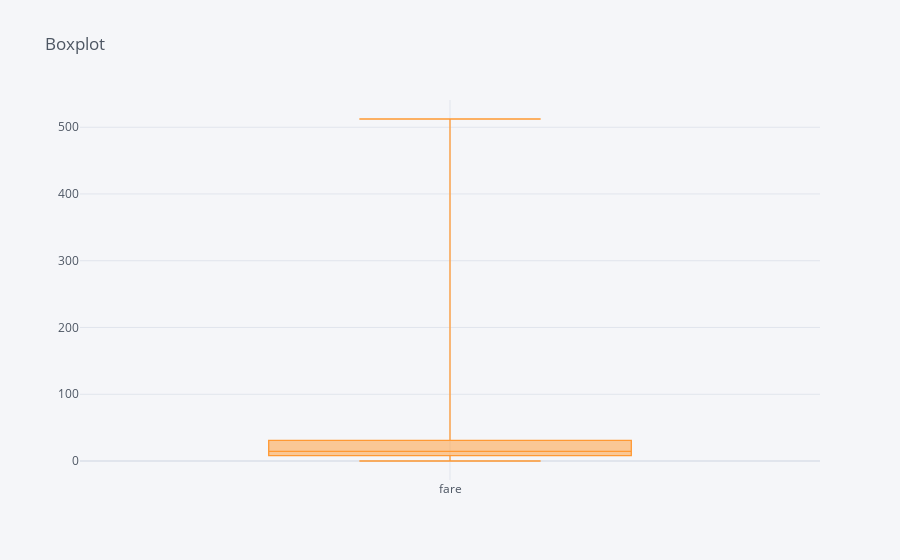

The cell this chart's notebook holds for it:
### Code cell
total_data['fare'].iplot(kind='box', x='fare', y='Value', title='Boxplot')

### Figure 1 — Plotly figure (JSON) as saved in the notebook; plotly's stock layout.template omitted (floating-point values rounded to 4 significant figures; data arrays with more than 128 entries replaced by an {"elided": "..."} marker saying what was removed)
{"data": [{"boxpoints": false, "line": {"width": 1.3}, "marker": {"color": "rgba(255, 153, 51, 1.0)"}, "name": "fare", "orientation": "v", "type": "box", "y": {"elided": "891 float values"}}], "layout": {"autosize": true, "legend": {"bgcolor": "#F5F6F9", "font": {"color": "#4D5663"}}, "paper_bgcolor": "#F5F6F9", "plot_bgcolor": "#F5F6F9", "title": {"font": {"color": "#4D5663"}, "text": "Boxplot"}, "xaxis": {"autorange": true, "gridcolor": "#E1E5ED", "range": [-0.5, 0.5], "showgrid": true, "tickfont": {"color": "#4D5663"}, "title": {"font": {"color": "#4D5663"}, "text": ""}, "type": "category", "zerolinecolor": "#E1E5ED"}, "yaxis": {"autorange": true, "gridcolor": "#E1E5ED", "range": [-28.46, 540.8], "showgrid": true, "tickfont": {"color": "#4D5663"}, "title": {"font": {"color": "#4D5663"}, "text": ""}, "type": "linear", "zerolinecolor": "#E1E5ED"}}}
